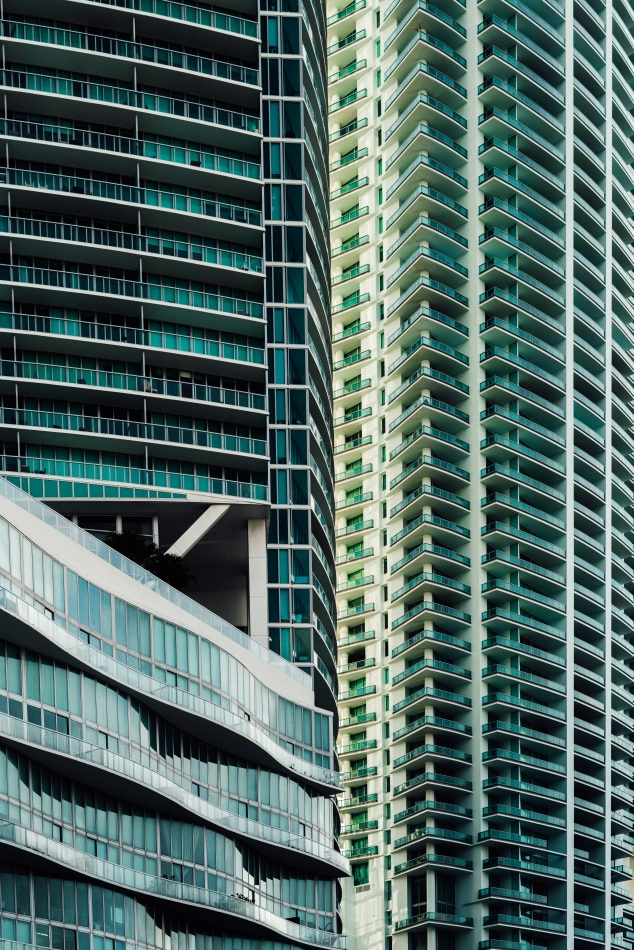
#> input picture image_processing/image-processor/images/results/test_1_INTER_AREA.jpg, 634 x 950 px, given in place of test_1.jpg, which was not available
$ python main.py
#> lines starting #> are read from the running program, lines starting #| are printed output that depends on the picture; pictures that were not available may be replaced by others from this repository, and a replacement may not be noted
import cv2
import os

# Load the original image
original_image = cv2.imread('images/test_1.jpg')
#> original_image is the input picture: shape (950, 634, 3); mean B, G, R 101.3, 105.2, 81.1
scaling_factor = 0.1
# List of interpolation algorithms
interpolation_methods = {
    'INTER_NEAREST': cv2.INTER_NEAREST,
    'INTER_LINEAR': cv2.INTER_LINEAR,
    'INTER_CUBIC': cv2.INTER_CUBIC,
    'INTER_AREA': cv2.INTER_AREA,
    'INTER_LANCZOS4': cv2.INTER_LANCZOS4
}

# Create a directory to save the results
if not os.path.exists('images/results'):
    os.makedirs('images/results')

# Downscale and upscale for each interpolation method
for method_name, method in interpolation_methods.items():
    # Downscale
    downscaled_image = cv2.resize(original_image, None, fx=scaling_factor, fy=scaling_factor, interpolation=method)
    downscale_filename = f'images/results/test_1_{method_name}.jpg'
    cv2.imwrite(downscale_filename, downscaled_image)
    downscale_size_mb = os.path.getsize(downscale_filename) / (1024 * 1024)

    # Upscale
    #upscaled_image = cv2.resize(downscaled_image, (original_image.shape[1], original_image.shape[0]), interpolation=method)
    upscaled_image = cv2.resize(downscaled_image, None, fx=1/scaling_factor, fy=1/scaling_factor, interpolation=method)
    upscale_filename = f'images/results/test_1_{method_name}_upscaled.jpg'
    cv2.imwrite(upscale_filename, upscaled_image)
    upscale_size_mb = os.path.getsize(upscale_filename) / (1024 * 1024)

    # Display image sizes in MB
    print(f'{method_name} - Downscale Image Size: {downscale_size_mb:.2f} MB')
    print(f'{method_name} - Upscale Image Size: {upscale_size_mb:.2f} MB')
    print('-----------------------------')
#> this loop made 5 passes
#> pass 1, `downscaled_image = cv2.resize(original_image, None, fx=scaling_factor,..`:
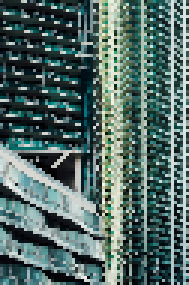
#> downscaled_image: shape (95, 63, 3) (shown 3 times larger); mean B, G, R 102.3, 106.2, 82.4
#> pass 1, `upscaled_image = cv2.resize(downscaled_image, None, fx=1/scaling_facto..`:
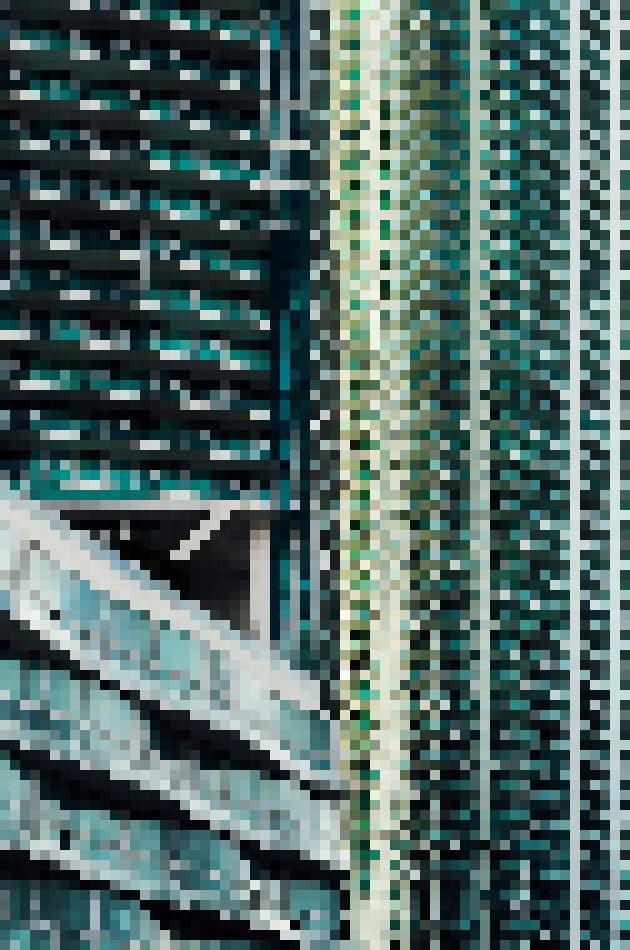
#> upscaled_image: shape (950, 630, 3); mean B, G, R 102.3, 106.2, 82.4
#> pass 2, `downscaled_image = cv2.resize(original_image, None, fx=scaling_factor,..`:
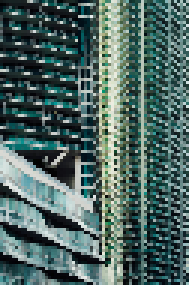
#> downscaled_image: shape (95, 63, 3) (shown 3 times larger); mean B, G, R 98.5, 102.4, 77.8
#> pass 2, `upscaled_image = cv2.resize(downscaled_image, None, fx=1/scaling_facto..`:
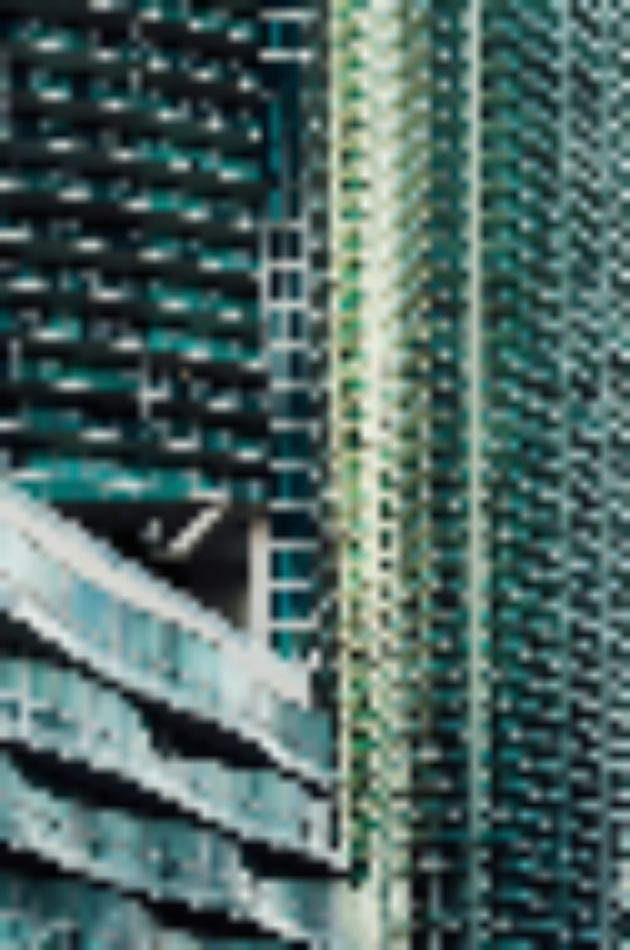
#> upscaled_image: shape (950, 630, 3); mean B, G, R 98.4, 102.3, 77.6
#> after the loop:
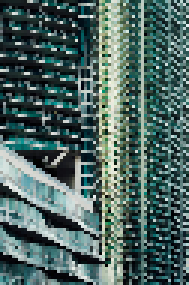
#> downscaled_image: shape (95, 63, 3) (shown 3 times larger); mean B, G, R 97.6, 101.6, 77.1

print('Processing complete.')
